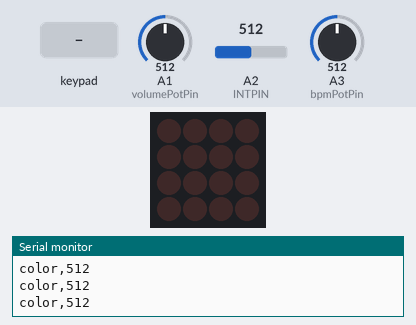
Recording of a sketch running on a simulated Arduino Uno, built with avr-gcc and run on an emulated ATmega328P. Shown: 4×4 LED matrix, the last lines printed to the serial monitor. The test bench sets the inputs (shaded band); at power-on: A1 (volumePotPin) = 512, A2 (INTPIN) = 512, A3 (bpmPotPin) = 512.

Above: at 2.8 s.
2.9 s: keypad keys 1 2 A pressed 0.4 s apart
At 4.7 s:
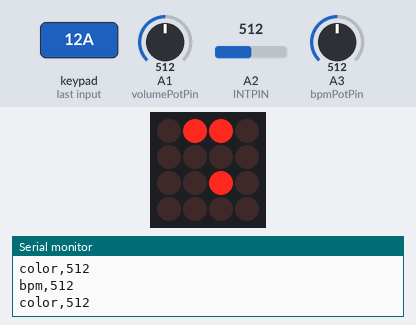
5.6 s: keypad keys 1 2 D pressed 0.4 s apart
At 7.8 s:
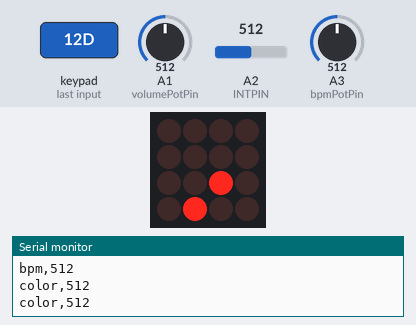
8.3 s: key '0' pressed
At 8.8 s:
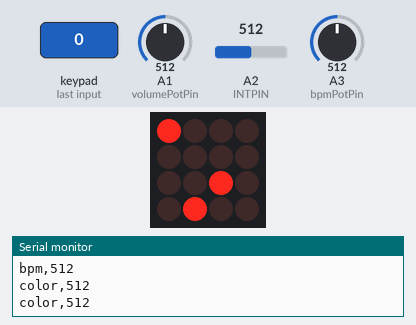
9.8 s: key '3' pressed
At 10.5 s:
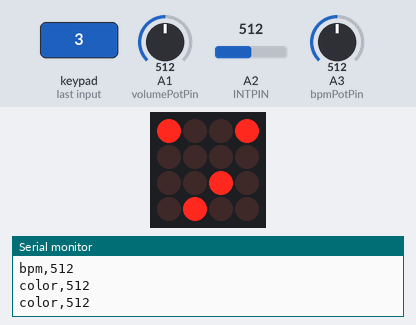
11.3 s: keypad keys 2 5 A pressed 0.4 s apart
At 13.3 s:
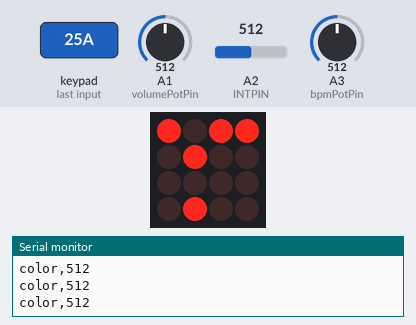
14.0 s: key '6' pressed
At 14.4 s:
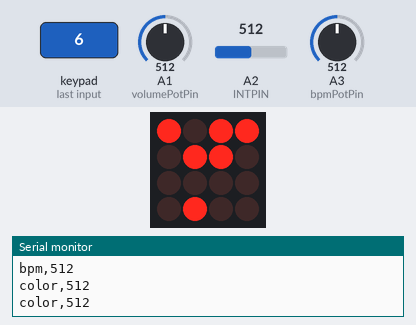
Timing chart, 0 to 16.5 s (numbered marks = the images above; inputs shaded):
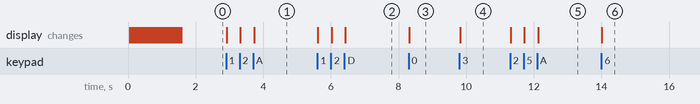

Measured:
- after the input at 2.9 s, the display: first changes at once (image 1 shows a later state)
- after the input at 5.6 s, the display: first changes at once (image 2 shows a later state)
- after the input at 8.3 s, the display: changes at once (image 3)
- after the input at 9.8 s, the display: changes at once (image 4)
- after the input at 11.3 s, the display: first changes at once (image 5 shows a later state)
- after the input at 14.0 s, the display: changes at once (image 6)

The sketch:

arduinocode.ino
```cpp
#include <Wire.h>
#include "Adafruit_Trellis.h"

#define MOMENTARY 0
#define LATCHING 1
// set the mode here
#define MODE LATCHING

const int bpmPotPin = A3;
const int colorPotPin = A2;
const int volumePotPin = A1;


Adafruit_Trellis matrix0 = Adafruit_Trellis();

Adafruit_TrellisSet trellis =  Adafruit_TrellisSet(&matrix0);

#define NUMTRELLIS 1

#define numKeys (NUMTRELLIS * 16)

// Connect Trellis Vin to 5V and Ground to ground.
// Connect the INT wire to pin #A2 (can change later!)
#define INTPIN A2
// Connect I2C SDA pin to your Arduino SDA line
// Connect I2C SCL pin to your Arduino SCL line
// All Trellises share the SDA, SCL and INT pin!
// Even 8 tiles use only 3 wires max


void setup() {
  Serial.begin(9600);


  // INT pin requires a pullup
  pinMode(INTPIN, INPUT);
  digitalWrite(INTPIN, HIGH);

  // begin() with the addresses of each panel in order
  // I find it easiest if the addresses are in order
  trellis.begin(0x70);  // only one
  // trellis.begin(0x70, 0x71, 0x72, 0x73);  // or four!

  // light up all the LEDs in order
  for (uint8_t i = 0; i < numKeys; i++) {
    trellis.setLED(i);
    trellis.writeDisplay();
    delay(50);
  }
  // then turn them off
  for (uint8_t i = 0; i < numKeys; i++) {
    trellis.clrLED(i);
    trellis.writeDisplay();
    delay(50);
  }
}


void loop() {
  delay(30); // 30ms delay is required, dont remove me!

  if (millis() % 5 == 0) {
    int bpmPotVal = analogRead(bpmPotPin);

    Serial.print("bpm");
    Serial.print(",");
    Serial.println(bpmPotVal);
  }

  if (millis() % 2 == 0) {
    int colorPotVal = analogRead(colorPotPin);

    Serial.print("color");
    Serial.print(",");
    Serial.println(colorPotVal);
  }

  int volumePotVal = analogRead(volumePotPin);

  if (MODE == MOMENTARY) {
    // If a button was just pressed or released...
    if (trellis.readSwitches()) {
      // go through every button
      for (uint8_t i = 0; i < numKeys; i++) {
        // if it was pressed, turn it on

        if (trellis.justPressed(i)) {


          trellis.setLED(i);
        }
        // if it was released, turn it off
        if (trellis.justReleased(i)) {

          trellis.clrLED(i);
        }
      }
      // tell the trellis to set the LEDs we requested
      trellis.writeDisplay();
    }
  }

  if (MODE == LATCHING) {
    // If a button was just pressed or released...
    if (trellis.readSwitches()) {
      // go through every button
      for (uint8_t i = 0; i < numKeys; i++) {
        // if it was pressed...

        if (trellis.justPressed(i)) {
          Serial.print("button");
          Serial.print(",");
          Serial.println(i);
          // Alternate the LED
          if (trellis.isLED(i)) {
            trellis.clrLED(i);
          }
          else {
            trellis.setLED(i);
          }
        }
      }
      // tell the trellis to set the LEDs we requested
      trellis.writeDisplay();
    }
  }
}
```
